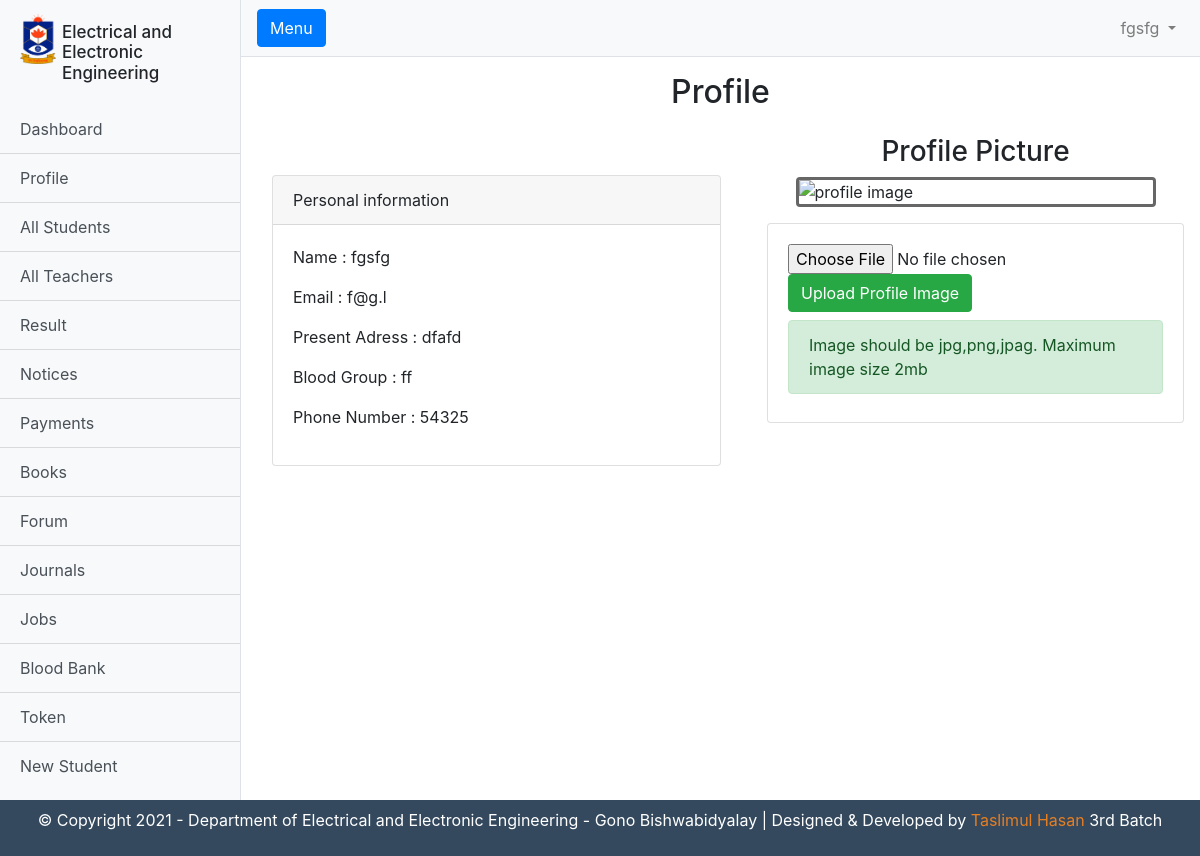
/admin/profile.php (signed in), run on the app's committed database.
### tables this page shows
CREATE TABLE `teachers` (
  `id` int(11) NOT NULL,
  `full_name` varchar(255) DEFAULT NULL,
  `fathers_name` varchar(255) DEFAULT NULL,
  `mothers_name` varchar(255) DEFAULT NULL,
  `dob` date NOT NULL,
  `gender` varchar(255) DEFAULT NULL,
  `present_adress` varchar(255) DEFAULT NULL,
  `permanent_adress` varchar(255) DEFAULT NULL,
  `blood_group` varchar(255) DEFAULT NULL,
  `my_phone_number` varchar(255) DEFAULT NULL,
  `position` varchar(255) NOT NULL,
  `email` varchar(255) DEFAULT NULL,
  `password` varchar(255) DEFAULT NULL,
  `img` varchar(255) NOT NULL
);

### admin/logic.php (called while the page is built)
<?php
$email= $_SESSION["email"];
$dbmain = $connection -> query("SELECT * FROM teachers WHERE email = '$email'");
$db = mysqli_fetch_array($dbmain);
?>

### admin/profile.php (the view, shortened to what this page needs)
<?php
require_once("templete-parts/header.php") ;
require_once("../rprocess.php");
$email= $_SESSION["email"];
$dbmain = $connection -> query("SELECT * FROM teachers WHERE email = '$email'");
$db = mysqli_fetch_array($dbmain);
?>
      <div class="container-fluid">
        <h2 class= "m-3 text-center" >Profile</h2>
      </div>
      <div class="row ml-3 ">
        <div class="col-md-6 mt-5">
          <div class="card">
            <div class="card-header">
              Personal information
            </div>
            <div class="card-body">
              <p class="name"><?php echo " Name : " . $db["full_name"];?></p>
              <p class="name"><?php echo " Email : " . $db["email"];?></p>
              <p class="name"><?php echo " Present Adress : " . $db["present_adress"];;?></p>
              <p class="name"><?php echo " Blood Group : " . $db["blood_group"];;?></p>
              <p class="name"><?php echo " Phone Number : " . $db["my_phone_number"];;?></p>
            </div>
          </div>
        </div>
        <div class="col-md-6">
          <div class="">
          <h3 class="text-center m-2">Profile Picture</h3>
          </div>
          <div class="img-wrap mx-auto d-block" >
            <img src="<?php echo $db['img'] ?>" class="rounded img-fluid d-block m-auto" style="max-width:30vw; max-height:50vh;border:3px solid #666666;overflow:hidden;"  alt="profile image">
          </div>
          <div class="card m-3">
            <div class="card-body">
              <form action="" method="post" enctype="multipart/form-data" >
                <input type="file" name="profile">
                <button class="btn btn-success" name="upload">Upload Profile Image</button>
              </form>
              <div class="alert alert-success my-2">Image should be jpg,png,jpag. Maximum image size 2mb</div>
            </div>
          </div>
      </div>
      </div>
      <?php require_once("templete-parts/footer.php");?>

### admin/templete-parts/header.php (shortened to what this page needs)
<?php
require_once("../rprocess.php");
require_once("./logic.php");
?>
<!DOCTYPE html>
<html lang="en">
<head>
  <link href="vendor/bootstrap/css/bootstrap.min.css" rel="stylesheet">
  <link href="css/sidebar.css" rel="stylesheet">
  <link rel="stylesheet" href="style.css" class="css">
</head>
<body>
  <div class="d-flex" id="wrapper">
    <div class="bg-light border-right" id="sidebar-wrapper">
      <div class="sidebar-heading">
        <img src="img/logo.png" alt="" class="logo">
        <h1 class="head">Electrical and Electronic Engineering</h1>
      </div>
      <div class="list-group list-group-flush">
        <a href="index.php" class="list-group-item list-group-item-action bg-light">Dashboard</a>
        <a href="profile.php" class="list-group-item list-group-item-action bg-light">Profile</a>
        <a href="students.php" class="list-group-item list-group-item-action bg-light">All Students</a>
        <a href="teachers.php" class="list-group-item list-group-item-action bg-light">All Teachers</a>
        <a href="result.php" class="list-group-item list-group-item-action bg-light">Result</a>
        <a href="notices.php" class="list-group-item list-group-item-action bg-light">Notices</a>
        <a href="payments.php" class="list-group-item list-group-item-action bg-light">Payments</a>
        <a href="books.php" class="list-group-item list-group-item-action bg-light">Books</a>
        <a href="forum.php" class="list-group-item list-group-item-action bg-light">Forum</a>
        <a href="journal.php" class="list-group-item list-group-item-action bg-light">Journals</a>
        <a href="jobs.php" class="list-group-item list-group-item-action bg-light">Jobs</a>
        <a href="blood.php" class="list-group-item list-group-item-action bg-light">Blood Bank</a>
        <a href="token.php" class="list-group-item list-group-item-action bg-light">Token</a>
        <a href="new_student.php" class="list-group-item list-group-item-action bg-light">New Student</a>
      </div>
    </div>
    <div id="page-content-wrapper">
      <nav class="navbar navbar-expand-lg navbar-light bg-light border-bottom">
        <button class="btn btn-primary" id="menu-toggle">Menu</button>
        <div class="collapse navbar-collapse" id="navbarSupportedContent">
          <ul class="navbar-nav ml-auto mt-2 mt-lg-0">
            <li class="nav-item dropdown">
              <a class="nav-link dropdown-toggle" href="#" id="navbarDropdown" role="button" data-toggle="dropdown" aria-haspopup="true" aria-expanded="false">
                <?php echo $db["full_name"];?>
              </a>
            </li>
          </ul>
        </div>
      </nav>

### admin/css/sidebar.css (style rules this page uses)
#wrapper { overflow-x: hidden; }
#sidebar-wrapper { min-height: 100vh; margin-left: -15rem; -webkit-transition: margin .25s ease-out; -moz-transition: margin .25s ease-out; -o-transition: margin .25s ease-out; transition: margin .25s ease-out; }
#sidebar-wrapper .sidebar-heading { padding: 0.875rem 1.25rem; font-size: 1.2rem; }
#sidebar-wrapper .list-group { width: 15rem; }
#page-content-wrapper { min-width: 100vw; }
@media (min-width: 768px) { #sidebar-wrapper { margin-left: 0; } }
@media (min-width: 768px) { #page-content-wrapper { min-width: 0; width: 100%; } }

### admin/style.css (style rules this page uses)
.logo { max-height: 50px; float: left; max-width: 3vw; }
.head { float: left; font-size: 17px; overflow: hidden; max-width: 11vw; margin-left: .5vw; margin-top: 1vh; }
.sidebar-heading { padding-right: 0px !important; overflow: hidden; }

### data on the page
teachers: full_name "fgsfg", email "f@g.l", present_adress "dfafd", blood_group "ff", my_phone_number "54325"
